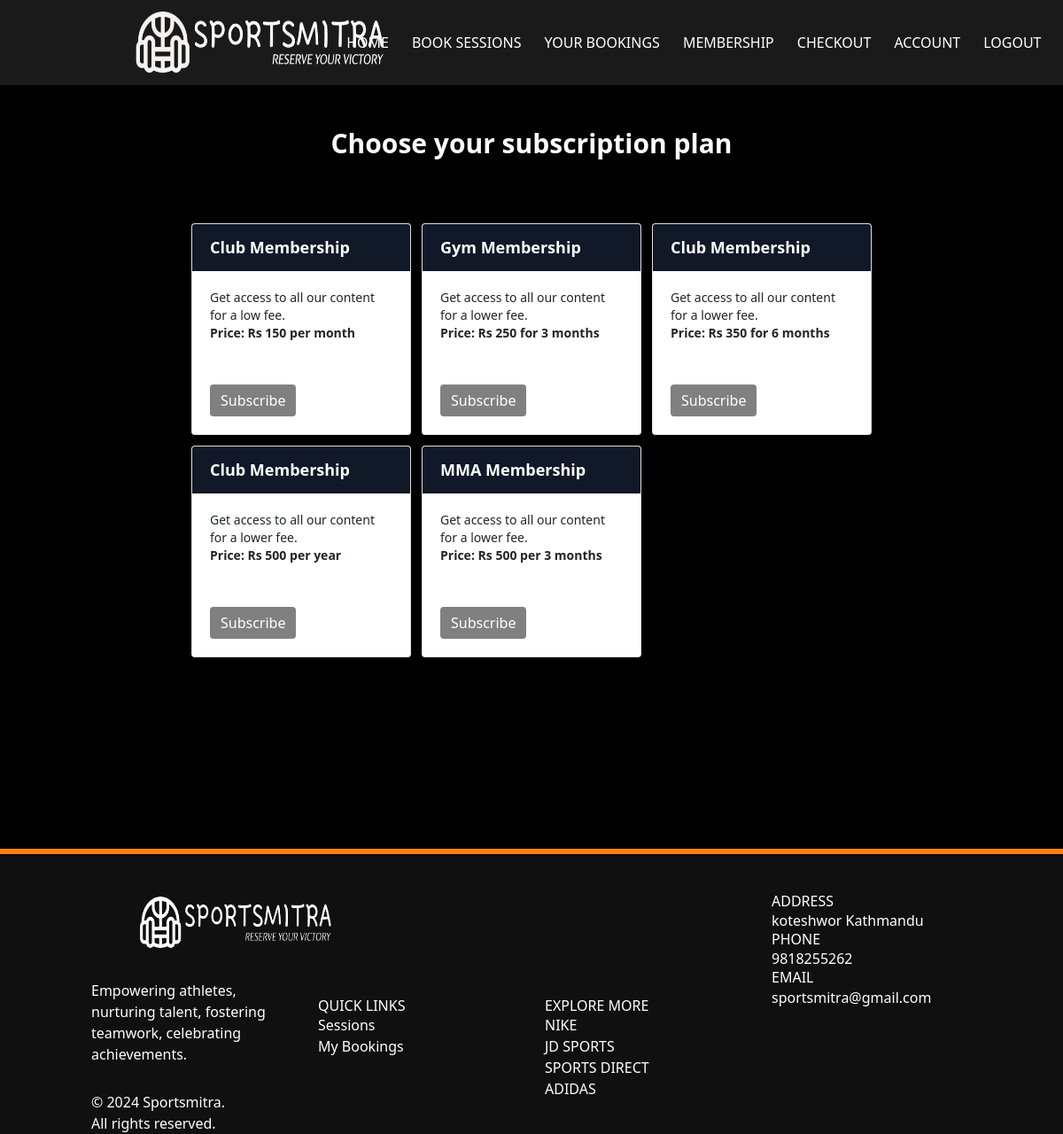
The app's page /display_memberships, older data.
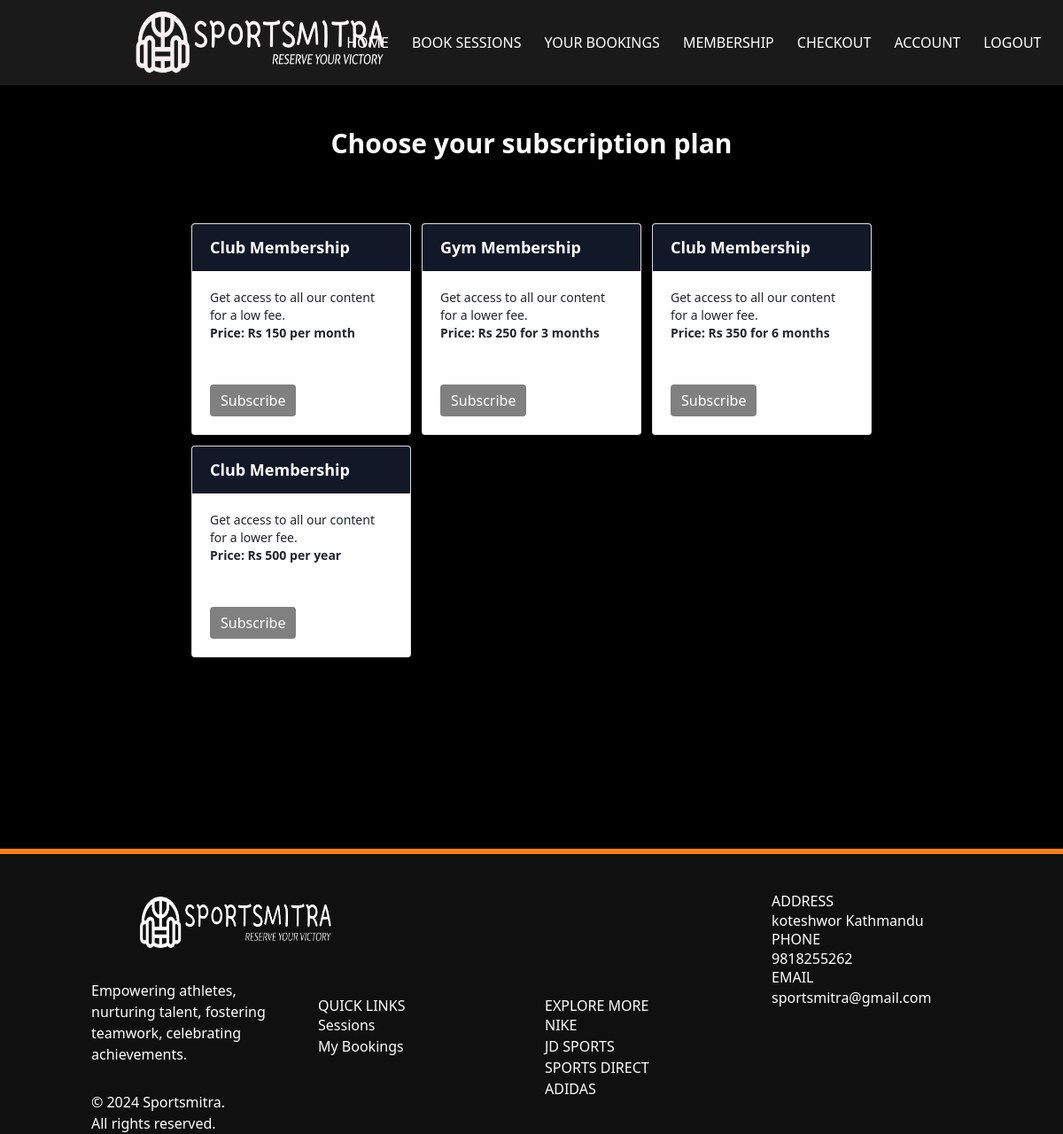
The same page, newer data.
### app/models.py (models this page shows, shortened)
class Membership(db.Model):
    id = db.Column(db.Integer, primary_key=True)
    name = db.Column(db.String(500), index=True)
    price = db.Column(db.Float)
    interval = db.Column(db.String(50))
    currency = db.Column(db.String(50))

### app/views.py (the view)
@app.route('/display_memberships')
def display_memberships():
    memberships = Membership.query.all()
    return render_template('all_subscriptions.html', memberships=memberships)

### app/templates/all_subscriptions.html (shortened to what the changed rows need)
<!DOCTYPE html>
<html lang="en">
  <head>
    <link href="../static/css/animate.css" rel="stylesheet" />
    <link
      rel="stylesheet"
      href="../static/css/bootstrap.min.css"
      type="text/css"
    />
    <link rel="stylesheet" type="text/css" href="../static/css/style.css" />
    <link
      rel="stylesheet"
      href="https://cdn.jsdelivr.net/npm/tailwindcss@latest/dist/tailwind.min.css"
    />
  </head>
  <body class="align-content-center">
    <br />
    <br />
    <div class="container-fluid">
      {% if current_user.Member %}
      <div class="d-flex justify-content-center">
        <div class="max-w-md w-full">
          <div class="card">
            <div class="card-header bg-gray-900 text-white">
              <h3 class="text-lg font-bold">Membership Information</h3>
            </div>
            <div class="card-body">
              <p class="text-sm font-semibold">Name: {{ current_user.User }}</p>
              <p class="text-sm font-semibold">
                Phone Number: {{ current_user.Mobile }}
              </p>
              <p class="text-sm font-semibold">
                Membership Type: {{ current_user.member_type }}
              </p>
              <p class="text-sm font-semibold">
                Membership Start Date: {{
                current_user.start_date.strftime('%Y-%m-%d') }}
              </p>
              <p class="text-sm font-semibold">
                Membership End Date: {{
                current_user.end_date.strftime('%Y-%m-%d') }}
              </p>
            </div>
          </div>
          <div class="mt-4">
            <form id="cancelForm" action="{{ url_for('cancel_usermembership', user_id= current_user.id) }}" method="POST">
              <button id="cancelButton" class="btn btn-secondary btn-square" type="button">
                Upgrade Membership
              </button>
            </form>
          </div>
        </div>
      </div>
      <br /><br />
      {% else %}
      <div class="d-flex justify-content-center">
        <div class="max-w-3xl w-full">
          <h1 class="text-3xl font-bold text-white text-center">
            Choose your subscription plan
          </h1>
          <br /><br />
          <div class="mt-4 grid grid-cols-1 md:grid-cols-3 gap-3">
            {% for membership in memberships %}
            <div class="card">
              <div class="card-header bg-gray-900 text-white">
                <h3 class="text-lg font-bold">{{ membership.name }}</h3>
              </div>
              <div class="card-body">
                <p class="text-sm">
                  Get access to all our content for a lower fee.
                </p>
                <p class="text-sm font-semibold">
                  Price:  {{ membership.currency }} {{ '%d' | format(membership.price) }} per {{ membership.interval }}
                </p>
                <br /><br />
                <form
                  action="{{ url_for('order_subscription', username=username) }}"
                  method="POST"
                >
                  <button class="btn btn-custom btn-square" type="submit">
                    Subscribe
                  </button>
                </form>
              </div>
            </div>
            {% endfor %}
          </div>
             {% endif %}
          </div>
          <br />
          <br />
        </div>
      </div>
    <br />
    <br />
    <br />
    <br />
    <br />
    <br />
    <br />
    <br />
    <br />
  </body>
</html>

Row changes from the older to the newer data that the page shows:
removed Membership: name "MMA Membership", currency "Rs", price "500", interval "3 months"
